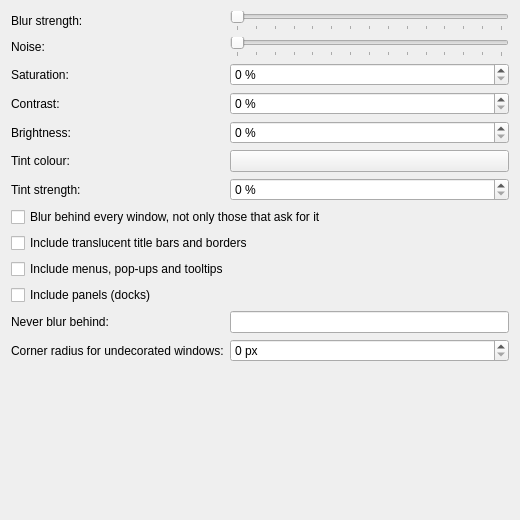
<?xml version="1.0" encoding="UTF-8"?>
<ui version="4.0">
 <class>BlurEffectConfig</class>
 <widget class="QWidget" name="BlurEffectConfig">
  <property name="geometry">
   <rect>
    <x>0</x>
    <y>0</y>
    <width>520</width>
    <height>520</height>
   </rect>
  </property>
  <layout class="QFormLayout" name="formLayout">
   <item row="0" column="0">
    <widget class="QLabel" name="labelBlurStrength">
     <property name="text">
      <string>Blur strength:</string>
     </property>
    </widget>
   </item>
   <item row="0" column="1">
    <widget class="QSlider" name="kcfg_BlurStrength">
     <property name="minimum"><number>1</number></property>
     <property name="maximum"><number>15</number></property>
     <property name="pageStep"><number>1</number></property>
     <property name="orientation"><enum>Qt::Orientation::Horizontal</enum></property>
     <property name="tickPosition"><enum>QSlider::TickPosition::TicksBelow</enum></property>
    </widget>
   </item>
   <item row="1" column="0">
    <widget class="QLabel" name="labelNoiseStrength">
     <property name="text">
      <string>Noise:</string>
     </property>
    </widget>
   </item>
   <item row="1" column="1">
    <widget class="QSlider" name="kcfg_NoiseStrength">
     <property name="maximum"><number>14</number></property>
     <property name="pageStep"><number>1</number></property>
     <property name="orientation"><enum>Qt::Orientation::Horizontal</enum></property>
     <property name="tickPosition"><enum>QSlider::TickPosition::TicksBelow</enum></property>
     <property name="tickInterval"><number>1</number></property>
    </widget>
   </item>
   <item row="2" column="0">
    <widget class="QLabel" name="labelSaturation">
     <property name="text">
      <string>Saturation:</string>
     </property>
    </widget>
   </item>
   <item row="2" column="1">
    <widget class="QSpinBox" name="kcfg_Saturation">
     <property name="suffix"><string> %</string></property>
     <property name="minimum"><number>0</number></property>
     <property name="maximum"><number>500</number></property>
     <property name="singleStep"><number>10</number></property>
    </widget>
   </item>
   <item row="3" column="0">
    <widget class="QLabel" name="labelContrast">
     <property name="text">
      <string>Contrast:</string>
     </property>
    </widget>
   </item>
   <item row="3" column="1">
    <widget class="QSpinBox" name="kcfg_Contrast">
     <property name="suffix"><string> %</string></property>
     <property name="minimum"><number>0</number></property>
     <property name="maximum"><number>300</number></property>
     <property name="singleStep"><number>10</number></property>
    </widget>
   </item>
   <item row="4" column="0">
    <widget class="QLabel" name="labelBrightness">
     <property name="text">
      <string>Brightness:</string>
     </property>
    </widget>
   </item>
   <item row="4" column="1">
    <widget class="QSpinBox" name="kcfg_Brightness">
     <property name="suffix"><string> %</string></property>
     <property name="minimum"><number>0</number></property>
     <property name="maximum"><number>300</number></property>
     <property name="singleStep"><number>10</number></property>
    </widget>
   </item>
   <item row="5" column="0">
    <widget class="QLabel" name="labelTintColor">
     <property name="text">
      <string>Tint colour:</string>
     </property>
    </widget>
   </item>
   <item row="5" column="1">
    <widget class="KColorButton" name="kcfg_TintColor"/>
   </item>
   <item row="6" column="0">
    <widget class="QLabel" name="labelTintStrength">
     <property name="text">
      <string>Tint strength:</string>
     </property>
    </widget>
   </item>
   <item row="6" column="1">
    <widget class="QSpinBox" name="kcfg_TintStrength">
     <property name="toolTip">
      <string>How far the blurred background is blended towards the tint colour. Higher keeps text readable on any wallpaper; 100 hides the background completely.</string>
     </property>
     <property name="suffix"><string> %</string></property>
     <property name="minimum"><number>0</number></property>
     <property name="maximum"><number>100</number></property>
     <property name="singleStep"><number>5</number></property>
    </widget>
   </item>
   <item row="7" column="0" colspan="2">
    <widget class="QCheckBox" name="kcfg_ForceBlur">
     <property name="text">
      <string>Blur behind every window, not only those that ask for it</string>
     </property>
    </widget>
   </item>
   <item row="8" column="0" colspan="2">
    <widget class="QCheckBox" name="kcfg_ForceBlurDecorations">
     <property name="text">
      <string>Include translucent title bars and borders</string>
     </property>
    </widget>
   </item>
   <item row="9" column="0" colspan="2">
    <widget class="QCheckBox" name="kcfg_ForceBlurMenus">
     <property name="text">
      <string>Include menus, pop-ups and tooltips</string>
     </property>
    </widget>
   </item>
   <item row="10" column="0" colspan="2">
    <widget class="QCheckBox" name="kcfg_ForceBlurDocks">
     <property name="text">
      <string>Include panels (docks)</string>
     </property>
    </widget>
   </item>
   <item row="11" column="0">
    <widget class="QLabel" name="labelExcludeClasses">
     <property name="text">
      <string>Never blur behind:</string>
     </property>
    </widget>
   </item>
   <item row="11" column="1">
    <widget class="QLineEdit" name="kcfg_ExcludeClasses">
     <property name="toolTip">
      <string>Comma-separated window classes (as shown by xprop / the Window Rules editor).</string>
     </property>
    </widget>
   </item>
   <item row="12" column="0">
    <widget class="QLabel" name="labelCornerRadius">
     <property name="text">
      <string>Corner radius for undecorated windows:</string>
     </property>
    </widget>
   </item>
   <item row="12" column="1">
    <widget class="QSpinBox" name="kcfg_CornerRadius">
     <property name="toolTip">
      <string>Windows with a HoltOS title bar follow the title bar's own corner radius; this applies to apps that draw their own frame. 0 = square.</string>
     </property>
     <property name="suffix"><string> px</string></property>
     <property name="maximum"><number>40</number></property>
    </widget>
   </item>
  </layout>
 </widget>
 <customwidgets>
  <customwidget>
   <class>KColorButton</class>
   <extends>QPushButton</extends>
   <header>kcolorbutton.h</header>
  </customwidget>
 </customwidgets>
 <resources/>
 <connections/>
</ui>
